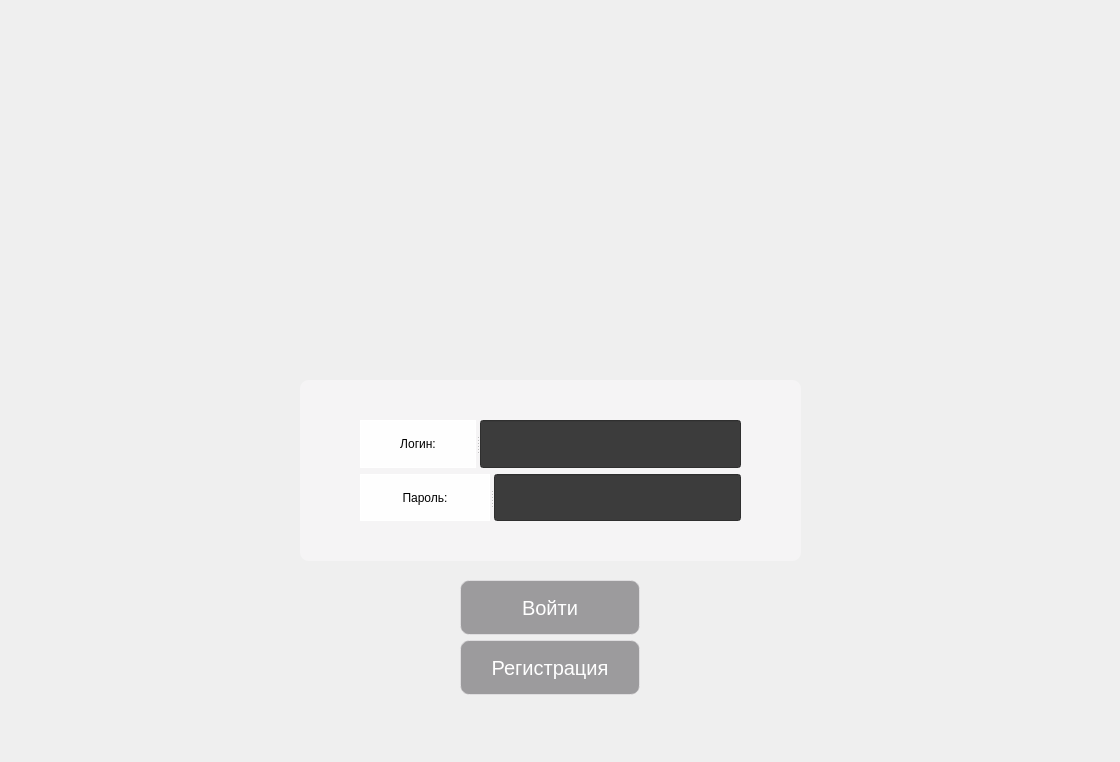
<?xml version="1.0" encoding="UTF-8"?>
<ui version="4.0">
 <class>MainWindow</class>
 <widget class="QMainWindow" name="MainWindow">
  <property name="geometry">
   <rect>
    <x>0</x>
    <y>0</y>
    <width>1120</width>
    <height>762</height>
   </rect>
  </property>
  <property name="windowTitle">
   <string>MainWindow</string>
  </property>
  <widget class="QWidget" name="centralwidget">
   <widget class="QLabel" name="label">
    <property name="geometry">
     <rect>
      <x>-80</x>
      <y>0</y>
      <width>1284</width>
      <height>764</height>
     </rect>
    </property>
    <property name="text">
     <string/>
    </property>
    <property name="pixmap">
     <pixmap>app/images/11.png</pixmap>
    </property>
    <property name="alignment">
     <set>Qt::AlignmentFlag::AlignCenter</set>
    </property>
   </widget>
   <widget class="QPushButton" name="pushButton">
    <property name="geometry">
     <rect>
      <x>460</x>
      <y>580</y>
      <width>180</width>
      <height>55</height>
     </rect>
    </property>
    <property name="styleSheet">
     <string notr="true">QPushButton {
color: white;
background-color:rgba(133, 132, 134, 199);
border-radius: 9px;
border: 1px solid rgba(254, 253, 255, 112);
font-family: &quot;Gill Sans&quot;, sans-serif;
font-size: 20px;
}

QPushButton:hover {
color: black;
background-color:rgba(255, 255, 255, 181);
}

QPushButton:pressed {
background-color:rgba(255, 255, 255, 70);
}</string>
    </property>
    <property name="text">
     <string>Войти</string>
    </property>
   </widget>
   <widget class="QPushButton" name="pushButton_2">
    <property name="geometry">
     <rect>
      <x>460</x>
      <y>640</y>
      <width>180</width>
      <height>55</height>
     </rect>
    </property>
    <property name="styleSheet">
     <string notr="true">QPushButton {
color: white;
background-color:rgba(133, 132, 134, 199);
border-radius: 9px;
border: 1px solid rgba(254, 253, 255, 112);
font-family: &quot;Gill Sans&quot;, sans-serif;
font-size: 20px;
}

QPushButton:hover {
color: black;
background-color:rgba(255, 255, 255, 181);
}

QPushButton:pressed {
background-color:rgba(255, 255, 255, 70);
}</string>
    </property>
    <property name="text">
     <string>Регистрация</string>
    </property>
   </widget>
   <widget class="QWidget" name="widget" native="true">
    <property name="geometry">
     <rect>
      <x>360</x>
      <y>420</y>
      <width>381</width>
      <height>101</height>
     </rect>
    </property>
    <layout class="QVBoxLayout" name="verticalLayout">
     <item>
      <widget class="QSplitter" name="splitter">
       <property name="orientation">
        <enum>Qt::Orientation::Horizontal</enum>
       </property>
       <widget class="QLabel" name="login">
        <property name="layoutDirection">
         <enum>Qt::LayoutDirection::LeftToRight</enum>
        </property>
        <property name="styleSheet">
         <string notr="true">color: black;
border: 1px solid white;
background-color: rgba(255, 255, 255, 222);
padding: 5px;</string>
        </property>
        <property name="text">
         <string>Логин:</string>
        </property>
        <property name="alignment">
         <set>Qt::AlignmentFlag::AlignCenter</set>
        </property>
       </widget>
       <widget class="QLineEdit" name="enterLogin">
        <property name="styleSheet">
         <string notr="true">background-color: rgba(51, 51, 51, 242);</string>
        </property>
       </widget>
      </widget>
     </item>
     <item>
      <widget class="QSplitter" name="splitter_2">
       <property name="orientation">
        <enum>Qt::Orientation::Horizontal</enum>
       </property>
       <widget class="QLabel" name="login_2">
        <property name="styleSheet">
         <string notr="true">color: black;
border: 1px solid white;
background-color: rgba(255, 255, 255, 222);
padding: 5px;</string>
        </property>
        <property name="text">
         <string>Пароль:</string>
        </property>
        <property name="alignment">
         <set>Qt::AlignmentFlag::AlignCenter</set>
        </property>
       </widget>
       <widget class="QLineEdit" name="enterLogin_2">
        <property name="styleSheet">
         <string notr="true">background-color: rgba(51, 51, 51, 242);</string>
        </property>
       </widget>
      </widget>
     </item>
    </layout>
   </widget>
   <widget class="QLabel" name="label_2">
    <property name="geometry">
     <rect>
      <x>300</x>
      <y>380</y>
      <width>501</width>
      <height>181</height>
     </rect>
    </property>
    <property name="styleSheet">
     <string notr="true">background-color: rgba(254, 253, 255, 100);
border-radius: 9px;</string>
    </property>
    <property name="text">
     <string/>
    </property>
   </widget>
   <zorder>label</zorder>
   <zorder>label_2</zorder>
   <zorder>pushButton</zorder>
   <zorder>pushButton_2</zorder>
   <zorder>widget</zorder>
  </widget>
 </widget>
 <resources/>
 <connections/>
</ui>
